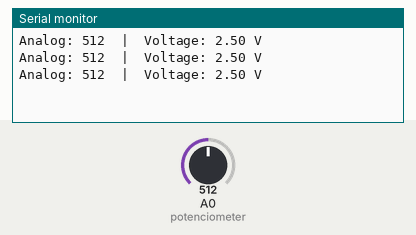
Bench run of a sketch on a simulated Arduino Uno, built with avr-gcc and run on an emulated ATmega328P. On the bench: the last lines printed to the serial monitor. The test bench sets the inputs (shaded band); at power-on: A0 (potenciometer) = 512.

Above: at 1.3 s.
1.4 s: A0 (potenciometer) set to 716
At 1.9 s:
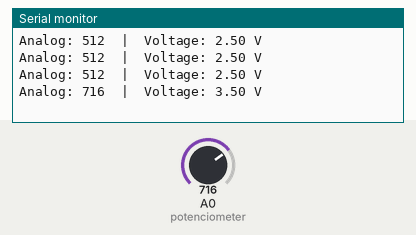
2.9 s: A0 (potenciometer) set to 900
At 3.4 s:
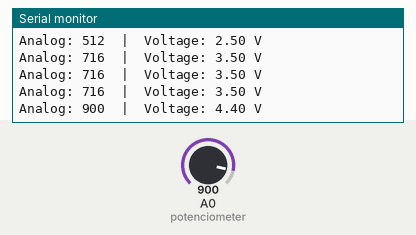
Timing chart, 0 to 5.9 s (numbered marks = the images above; inputs shaded):
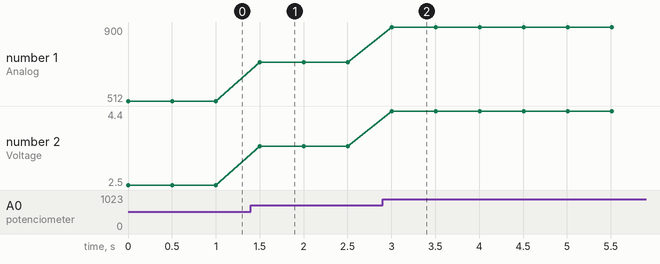

Measured:
- after the input at 1.4 s, the serial monitor: prints a new line after 0.10 s (image 1)
- after the input at 2.9 s, the serial monitor: prints a new line after 0.11 s (image 2)
- plotted number 1: 512 → 716 after the input at 1.4 s, 716 → 900 after the input at 2.9 s
- plotted number 2: 2.5 → 3.5 after the input at 1.4 s, 3.5 → 4.4 after the input at 2.9 s

The sketch:

stage-1-code.ino
```cpp
// Project: Analog Reading with Potentiometer
// Author: Gabriel Cabrera
// Description: Reads analog value from potentiometer and prints it in volts and raw value

const int potenciometer = A0;  // Analog pin connected to potentiometer output

void setup() {
  Serial.begin(9600);  // Initialize serial communication at 9600 bps
}

void loop() {
  int analogValue = analogRead(potenciometer);          // Read analog value (0–1023)
  float voltage = analogValue * (5.0 / 1023.0);  // Convert to voltage (0.00–5.00V)

  Serial.print("Analog: ");
  Serial.print(analogValue);
  Serial.print("  |  Voltage: ");
  Serial.print(voltage);
  Serial.println(" V");

  delay(500);  // Wait half a second
}
```
